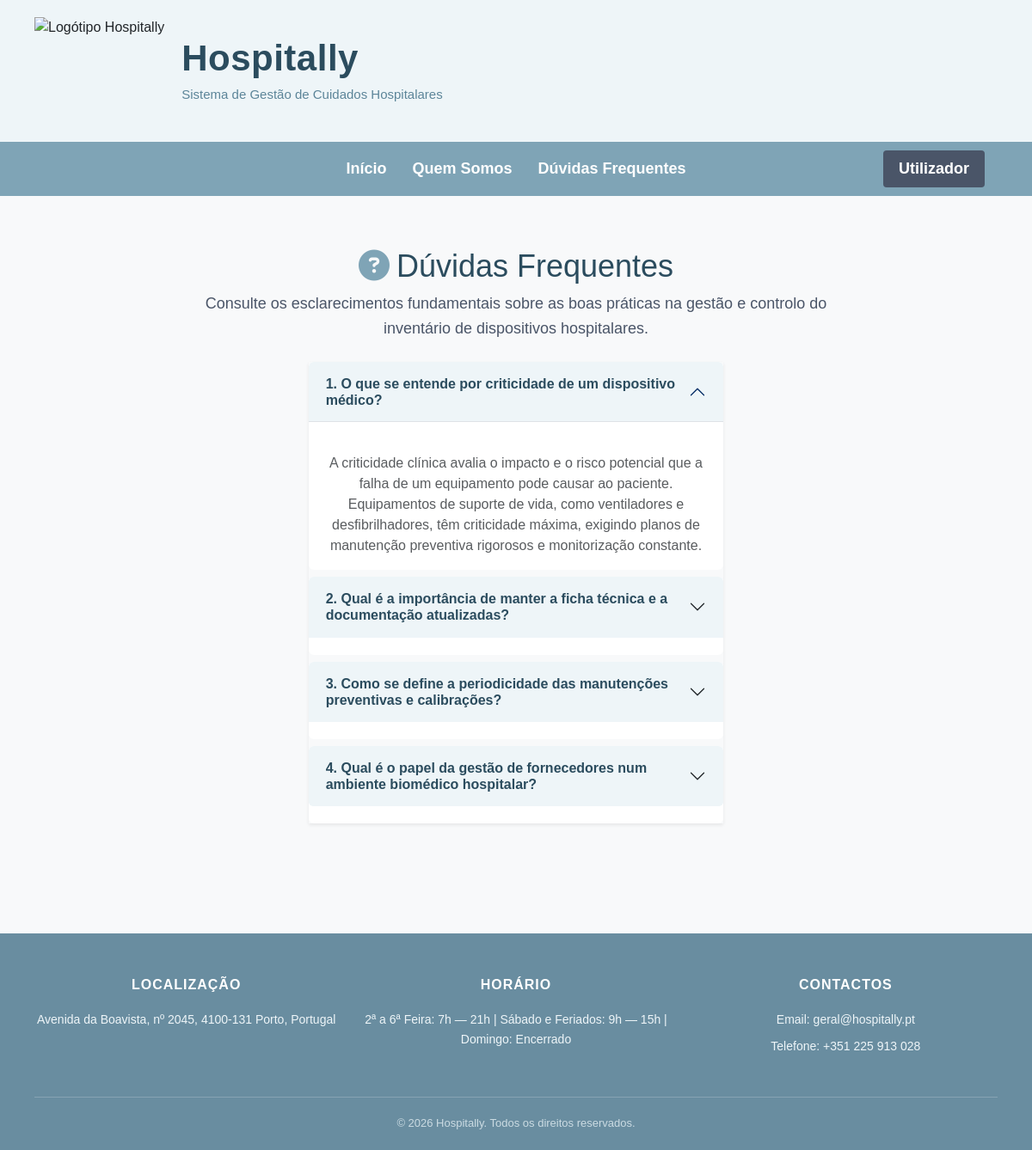
The app's page /faq.php with its own data.
### tables this page shows
CREATE TABLE IF NOT EXISTS `FAQ` (
  `codFAQ` int NOT NULL AUTO_INCREMENT,
  `pergunta` text NOT NULL,
  `resposta` text NOT NULL,
  CONSTRAINT `pk_FAQ` PRIMARY KEY (`codFAQ`)
);

### public/faq.php (the view, shortened to what this page needs)
<?php
try {
    $dsn_pub = "mysql:host=" . MYSQL_HOST . ";port=" . MYSQL_PORT . ";dbname=" . MYSQL_DATABASE . ";charset=utf8";
    $ligacao = new PDO($dsn_pub, MYSQL_USERNAME, MYSQL_PASSWORD);
    $ligacao->setAttribute(PDO::ATTR_ERRMODE, PDO::ERRMODE_EXCEPTION);
    $cp_bd = $ligacao->query("SELECT chave, valor FROM ConteudoPortal")->fetchAll(PDO::FETCH_KEY_PAIR);
    $faqs  = $ligacao->query("SELECT * FROM FAQ ORDER BY codFAQ")->fetchAll(PDO::FETCH_OBJ);
} catch (PDOException $e) { $cp_bd = []; $faqs = []; }
$cp = fn($k, $d = '') => htmlspecialchars($cp_bd[$k] ?? $d);
?>
<!DOCTYPE html>
<html lang="pt">
<head>
    <link href="https://cdn.jsdelivr.net/npm/bootstrap@5.3.0/dist/css/bootstrap.min.css" rel="stylesheet">
    <link rel="stylesheet" href="https://cdnjs.cloudflare.com/ajax/libs/font-awesome/6.4.0/css/all.min.css">
    <link rel="stylesheet" href="<?= BASE_URL ?>/assets/css/1240913.css">
</head>
<body>
    <header class="topo-site">
        <img src="<?= BASE_URL ?>/assets/img/logotipo_hospital.png" alt="Logótipo Hospitally" class="logo-hospital">
        <div class="topo-site-texto">
            <h1><?php echo APP_NAME; ?></h1>
            <p>Sistema de Gestão de Cuidados Hospitalares</p>
        </div>
    </header>
    <nav class="menu-site navbar">
        <ul class="navbar-nav mx-auto flex-row flex-wrap">
            <li class="nav-item"><a class="nav-link" href="index.php">Início</a></li>
            <li class="nav-item"><a class="nav-link" href="quemsomos.php">Quem Somos</a></li>
            <li class="nav-item"><a class="nav-link" href="faq.php">Dúvidas Frequentes</a></li>
            <li class="nav-item zona-login"><a href="login.php" class="btn-login">Utilizador</a></li>
        </ul>
    </nav>
    <main class="conteudo-quemsomos">
        <div class="container">
            <h2 class="text-center mb-2"><i class="fa-solid fa-circle-question me-2" style="color: #7fa4b6;"></i>Dúvidas Frequentes</h2>
            <p class="text-center mb-4">Consulte os esclarecimentos fundamentais sobre as boas práticas na gestão e controlo do inventário de dispositivos hospitalares.</p>
            <div class="row justify-content-center">
                <div class="col-12 col-lg-8">
                    <?php if (empty($faqs)) : ?>
                        <div class="text-center text-muted py-4">Não existem perguntas frequentes disponíveis neste momento.</div>
                    <?php else : ?>
                    <div class="accordion shadow-sm" id="faqAccordion">
                        <?php foreach ($faqs as $i => $faq) : ?>
                        <div class="accordion-item border-0 mb-2 rounded overflow-hidden">
                            <h2 class="accordion-header">
                                <button class="accordion-button <?= $i > 0 ? 'collapsed' : '' ?> fw-bold" type="button"
                                        data-bs-toggle="collapse" data-bs-target="#faq<?= $faq->codFAQ ?>"
                                        aria-expanded="<?= $i === 0 ? 'true' : 'false' ?>"
                                        aria-controls="faq<?= $faq->codFAQ ?>"
                                        style="color: #2b4c5e; background-color: #eef5f8;">
                                    <?= ($i + 1) . '. ' . htmlspecialchars($faq->pergunta) ?>
                                </button>
                            </h2>
                            <div id="faq<?= $faq->codFAQ ?>" class="accordion-collapse collapse <?= $i === 0 ? 'show' : '' ?>" data-bs-parent="#faqAccordion">
                                <div class="accordion-body text-muted">
                                    <?= htmlspecialchars($faq->resposta) ?>
                                </div>
                            </div>
                        </div>
                        <?php endforeach; ?>
                    </div>
                    <?php endif; ?>
                </div>
            </div>
        </div>
    </main>
    <footer class="rodape-site">
        <div class="rodape-container">
            <div class="rodape-coluna">
                <h3>LOCALIZAÇÃO</h3>
                <p><?= $cp('morada', 'Avenida da Boavista, nº 2045, 4100-131 Porto, Portugal') ?></p>
            </div>
            <div class="rodape-coluna">
                <h3>HORÁRIO</h3>
                <p><?= $cp('horario', '2ª a 6ª Feira: 7h — 21h | Sábado e Feriados: 9h — 15h | Domingo: Encerrado') ?></p>
            </div>
            <div class="rodape-coluna">
                <h3>CONTACTOS</h3>
                <p>Email: <?= $cp('email', 'geral@hospitally.pt') ?></p>
                <p>Telefone: <?= $cp('telefone', '+351 225 913 028') ?></p>
            </div>
        </div>
        <div class="rodape-direitos">
            <p><?php echo APP_COPYRIGHT; ?>. Todos os direitos reservados.</p>
        </div>
    </footer>
</body>
</html>

### assets/css/1240913.css (style rules this page uses)
body { margin: 0; padding: 0; background-color: #f8f9fa; font-family: sans-serif; }
h1, h2, h3, .topo-site-texto h1, .conteudo-principal h2, .conteudo-quemsomos h2, .conteudo-quemsomos h3 { color: #2b4c5e; font-family: sans-serif; }
p, .conteudo-principal p, .conteudo-quemsomos p, .conteudo-quemsomos .texto-missao { color: #4a5568; font-size: 16px; line-height: 1.6; }
.topo-site { background-color: #eef5f8; padding: 20px 40px; display: flex; align-items: center; gap: 20px; }
.logo-hospital { height: 125px; width: auto; }
.topo-site-texto h1 { margin: 0; font-size: 42px; letter-spacing: 0.5px; font-family: 'Arial Black', 'Impact', sans-serif; font-weight: 900; }
.topo-site-texto p { margin: 5px 0 0 0; font-size: 15px; color: #5c8599; }
.menu-site { background-color: #7fa4b6; padding: 0; position: relative; }
.menu-site ul { list-style-type: none; margin: 0; padding: 0 40px; width: 100%; min-height: 55px; display: flex; justify-content: center; align-items: center; flex-wrap: wrap; box-sizing: border-box; }
.menu-site ul li { padding: 10px 15px; }
.menu-site a { color: white; text-decoration: none; font-size: 18px; font-weight: bold; transition: color 0.2s ease; }
.menu-site ul li.zona-login { position: absolute; right: 40px; display: flex; align-items: center; }
.btn-login { background-color: #4a5568; color: white !important; padding: 8px 18px; border-radius: 4px; font-weight: bold; font-size: 15px; text-decoration: none; transition: background-color 0.2s ease; }
.conteudo-quemsomos { padding: 60px 20px; max-width: 800px; margin: 0 auto; text-align: center; }
.conteudo-quemsomos h2 { font-size: 36px; margin-bottom: 20px; }
.conteudo-quemsomos p { font-size: 18px; margin-bottom: 30px; }
.rodape-site { background-color: #698da0; padding: 50px 40px 20px 40px; margin-top: 60px; font-family: sans-serif; }
.rodape-container { max-width: 1200px; margin: 0 auto; display: flex; justify-content: space-around; align-items: flex-start; flex-wrap: wrap; gap: 30px; }
.rodape-coluna { flex: 1; min-width: 250px; text-align: center; }
.rodape-coluna h3 { color: #ffffff !important; font-size: 16px; font-weight: bold; letter-spacing: 1px; margin-top: 0; margin-bottom: 20px; }
.rodape-coluna p { color: #eef5f8 !important; font-size: 14px; margin: 8px 0; line-height: 1.6; }
.rodape-direitos { text-align: center; margin-top: 40px; padding-top: 20px; border-top: 1px solid rgba(255, 255, 255, 0.2); }
.rodape-direitos p { color: #cbdbe2 !important; font-size: 13px; margin: 0; }

### records on screen
faq: pergunta "O que se entende por criticidade de um dispositivo médico?", resposta "A criticidade clínica avalia o impacto e o risco potencial que a falha de um equipamento pode causar ao paciente. Equipamentos de suporte de vida, como ventiladores e desfibrilhadores, têm criticidade máxima, exigindo planos de manutenção preventiva rigorosos e monitorização constante."
faq: pergunta "Qual é a importância de manter a ficha técnica e a documentação atualizadas?"
faq: pergunta "Como se define a periodicidade das manutenções preventivas e calibrações?"
faq: pergunta "Qual é o papel da gestão de fornecedores num ambiente biomédico hospitalar?"

### other values on screen
APP_NAME "Hospitally"
$cp('email', 'geral@hospitally.pt') "geral@hospitally.pt"
$cp('telefone', '+351 225 913 028') "+351 225 913 028"
APP_COPYRIGHT "© 2026 Hospitally"
